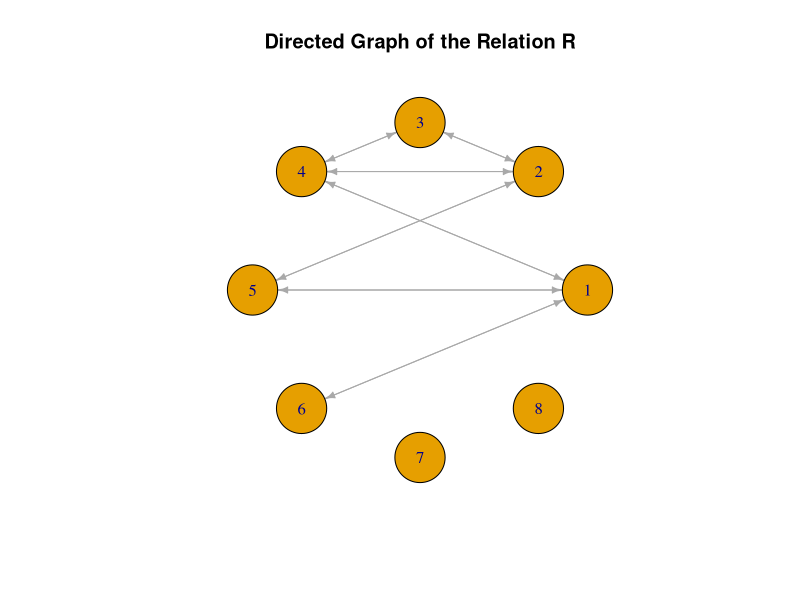

Generate this figure with R:
install.packages("igraph")

library(igraph)

# Define the set A because A = B
A <- c(1, 2, 3, 4, 5, 6, 7, 8)

# Initialize a matrix for the relation R with zeros
R_matrix <- matrix(0, nrow=length(A), ncol=length(A))

# Fill the matrix according to the given condition of the relation 5 <= a + b <= 7
for (i in 1:length(A)) {
  for (j in 1:length(A)) {
    if (5 <= A[i] + A[j] && A[i] + A[j] <= 7) {
      R_matrix[i, j] <- 1
    }
  }
}

# Print the R matrix
print(R_matrix)

# OUTPUT:
#      [,1] [,2] [,3] [,4] [,5] [,6] [,7] [,8]
# [1,]    0    0    0    1    1    1    0    0
# [2,]    0    0    1    1    1    0    0    0
# [3,]    0    1    1    1    0    0    0    0
# [4,]    1    1    1    0    0    0    0    0
# [5,]    1    1    0    0    0    0    0    0
# [6,]    1    0    0    0    0    0    0    0
# [7,]    0    0    0    0    0    0    0    0
# [8,]    0    0    0    0    0    0    0    0

# Create the graph from the adjacency matrix
g <- graph_from_adjacency_matrix(R_matrix, mode="directed", diag=FALSE)

# Plot the graph
plot(g, layout=layout_in_circle, vertex.size=30, vertex.label=c(1:8), 
     edge.arrow.size=0.5, main="Directed Graph of the Relation R")